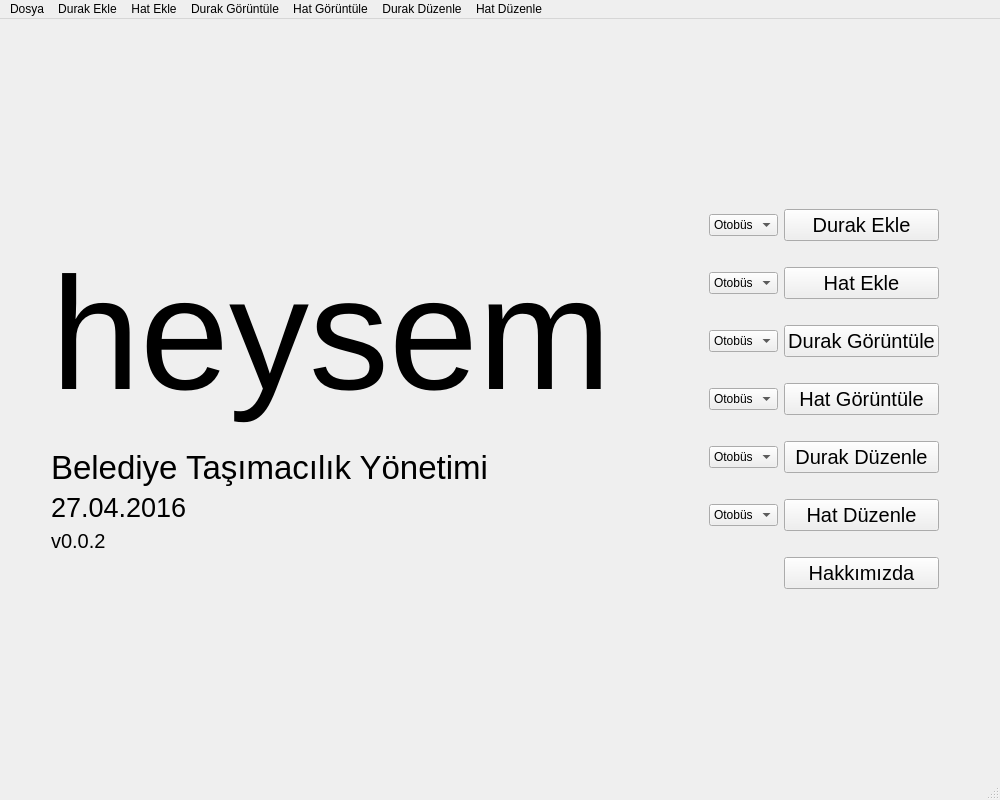
<?xml version="1.0" encoding="UTF-8"?>
<ui version="4.0">
 <class>MainWindow</class>
 <widget class="QMainWindow" name="MainWindow">
  <property name="geometry">
   <rect>
    <x>0</x>
    <y>0</y>
    <width>1000</width>
    <height>800</height>
   </rect>
  </property>
  <property name="windowTitle">
   <string>Heysem - Belediye Tasimaciligi Yonetimi</string>
  </property>
  <property name="styleSheet">
   <string notr="true"/>
  </property>
  <property name="locale">
   <locale language="Turkish" country="Turkey"/>
  </property>
  <widget class="QWidget" name="centralWidget">
   <layout class="QGridLayout" name="gridLayout_3">
    <item row="0" column="0">
     <layout class="QGridLayout" name="gridLayout">
      <item row="3" column="1">
       <widget class="QLabel" name="label_2">
        <property name="font">
         <font>
          <family>Helvetica Neue</family>
          <pointsize>25</pointsize>
         </font>
        </property>
        <property name="text">
         <string>Belediye Taşımacılık Yönetimi</string>
        </property>
       </widget>
      </item>
      <item row="0" column="1">
       <spacer name="verticalSpacer_2">
        <property name="orientation">
         <enum>Qt::Vertical</enum>
        </property>
        <property name="sizeHint" stdset="0">
         <size>
          <width>20</width>
          <height>40</height>
         </size>
        </property>
       </spacer>
      </item>
      <item row="1" column="2">
       <spacer name="horizontalSpacer_4">
        <property name="orientation">
         <enum>Qt::Horizontal</enum>
        </property>
        <property name="sizeHint" stdset="0">
         <size>
          <width>40</width>
          <height>20</height>
         </size>
        </property>
       </spacer>
      </item>
      <item row="2" column="1">
       <spacer name="horizontalSpacer_9">
        <property name="orientation">
         <enum>Qt::Horizontal</enum>
        </property>
        <property name="sizeHint" stdset="0">
         <size>
          <width>40</width>
          <height>20</height>
         </size>
        </property>
       </spacer>
      </item>
      <item row="5" column="1">
       <widget class="QLabel" name="label_4">
        <property name="font">
         <font>
          <family>Helvetica Neue</family>
          <pointsize>15</pointsize>
         </font>
        </property>
        <property name="text">
         <string>v0.0.2</string>
        </property>
       </widget>
      </item>
      <item row="1" column="0">
       <spacer name="horizontalSpacer_3">
        <property name="orientation">
         <enum>Qt::Horizontal</enum>
        </property>
        <property name="sizeHint" stdset="0">
         <size>
          <width>40</width>
          <height>20</height>
         </size>
        </property>
       </spacer>
      </item>
      <item row="1" column="1">
       <widget class="QLabel" name="label">
        <property name="font">
         <font>
          <family>Helvetica Neue</family>
          <pointsize>120</pointsize>
         </font>
        </property>
        <property name="text">
         <string>heysem</string>
        </property>
       </widget>
      </item>
      <item row="4" column="1">
       <widget class="QLabel" name="label_3">
        <property name="font">
         <font>
          <family>Helvetica Neue</family>
          <pointsize>20</pointsize>
         </font>
        </property>
        <property name="text">
         <string>27.04.2016</string>
        </property>
       </widget>
      </item>
      <item row="6" column="1">
       <spacer name="verticalSpacer">
        <property name="orientation">
         <enum>Qt::Vertical</enum>
        </property>
        <property name="sizeHint" stdset="0">
         <size>
          <width>20</width>
          <height>40</height>
         </size>
        </property>
       </spacer>
      </item>
     </layout>
    </item>
    <item row="0" column="1">
     <layout class="QGridLayout" name="gridLayout_2">
      <item row="5" column="1">
       <widget class="QComboBox" name="cmbDurakEkle">
        <item>
         <property name="text">
          <string>Otobüs</string>
         </property>
        </item>
        <item>
         <property name="text">
          <string>Metro</string>
         </property>
        </item>
        <item>
         <property name="text">
          <string>Vapur</string>
         </property>
        </item>
       </widget>
      </item>
      <item row="12" column="2">
       <spacer name="horizontalSpacer_8">
        <property name="orientation">
         <enum>Qt::Horizontal</enum>
        </property>
        <property name="sizeHint" stdset="0">
         <size>
          <width>40</width>
          <height>20</height>
         </size>
        </property>
       </spacer>
      </item>
      <item row="13" column="2">
       <widget class="QPushButton" name="btnDrkDzn">
        <property name="font">
         <font>
          <family>Helvetica Neue</family>
          <pointsize>15</pointsize>
         </font>
        </property>
        <property name="text">
         <string>Durak Düzenle</string>
        </property>
       </widget>
      </item>
      <item row="11" column="1">
       <widget class="QComboBox" name="cmbHatGor">
        <item>
         <property name="text">
          <string>Otobüs</string>
         </property>
        </item>
        <item>
         <property name="text">
          <string>Metro</string>
         </property>
        </item>
        <item>
         <property name="text">
          <string>Vapur</string>
         </property>
        </item>
       </widget>
      </item>
      <item row="9" column="1">
       <widget class="QComboBox" name="cmbDurakGor">
        <item>
         <property name="text">
          <string>Otobüs</string>
         </property>
        </item>
        <item>
         <property name="text">
          <string>Metro</string>
         </property>
        </item>
        <item>
         <property name="text">
          <string>Vapur</string>
         </property>
        </item>
       </widget>
      </item>
      <item row="4" column="2">
       <spacer name="verticalSpacer_3">
        <property name="orientation">
         <enum>Qt::Vertical</enum>
        </property>
        <property name="sizeHint" stdset="0">
         <size>
          <width>20</width>
          <height>40</height>
         </size>
        </property>
       </spacer>
      </item>
      <item row="17" column="2">
       <widget class="QPushButton" name="btnHak">
        <property name="font">
         <font>
          <family>Helvetica Neue</family>
          <pointsize>15</pointsize>
         </font>
        </property>
        <property name="text">
         <string>Hakkımızda</string>
        </property>
       </widget>
      </item>
      <item row="6" column="2">
       <spacer name="horizontalSpacer_5">
        <property name="orientation">
         <enum>Qt::Horizontal</enum>
        </property>
        <property name="sizeHint" stdset="0">
         <size>
          <width>40</width>
          <height>20</height>
         </size>
        </property>
       </spacer>
      </item>
      <item row="5" column="2">
       <widget class="QPushButton" name="btnDrkEkle">
        <property name="enabled">
         <bool>true</bool>
        </property>
        <property name="font">
         <font>
          <family>Helvetica Neue</family>
          <pointsize>15</pointsize>
          <weight>50</weight>
          <bold>false</bold>
         </font>
        </property>
        <property name="text">
         <string>Durak Ekle</string>
        </property>
       </widget>
      </item>
      <item row="7" column="1">
       <widget class="QComboBox" name="cmbHatEkle">
        <item>
         <property name="text">
          <string>Otobüs</string>
         </property>
        </item>
        <item>
         <property name="text">
          <string>Metro</string>
         </property>
        </item>
        <item>
         <property name="text">
          <string>Vapur</string>
         </property>
        </item>
       </widget>
      </item>
      <item row="7" column="2">
       <widget class="QPushButton" name="btnHtEkle">
        <property name="font">
         <font>
          <family>Helvetica Neue</family>
          <pointsize>15</pointsize>
          <weight>50</weight>
          <bold>false</bold>
          <underline>false</underline>
          <strikeout>false</strikeout>
         </font>
        </property>
        <property name="text">
         <string>Hat Ekle</string>
        </property>
       </widget>
      </item>
      <item row="18" column="2">
       <spacer name="verticalSpacer_4">
        <property name="orientation">
         <enum>Qt::Vertical</enum>
        </property>
        <property name="sizeHint" stdset="0">
         <size>
          <width>20</width>
          <height>40</height>
         </size>
        </property>
       </spacer>
      </item>
      <item row="8" column="2">
       <spacer name="horizontalSpacer_6">
        <property name="orientation">
         <enum>Qt::Horizontal</enum>
        </property>
        <property name="sizeHint" stdset="0">
         <size>
          <width>40</width>
          <height>20</height>
         </size>
        </property>
       </spacer>
      </item>
      <item row="9" column="0">
       <spacer name="horizontalSpacer_2">
        <property name="orientation">
         <enum>Qt::Horizontal</enum>
        </property>
        <property name="sizeHint" stdset="0">
         <size>
          <width>40</width>
          <height>20</height>
         </size>
        </property>
       </spacer>
      </item>
      <item row="15" column="2">
       <widget class="QPushButton" name="btnHtDzn">
        <property name="font">
         <font>
          <family>Helvetica Neue</family>
          <pointsize>15</pointsize>
          <weight>50</weight>
          <bold>false</bold>
         </font>
        </property>
        <property name="text">
         <string>Hat Düzenle</string>
        </property>
       </widget>
      </item>
      <item row="11" column="2">
       <widget class="QPushButton" name="btnHtGrnt">
        <property name="font">
         <font>
          <family>Helvetica Neue</family>
          <pointsize>15</pointsize>
         </font>
        </property>
        <property name="text">
         <string>Hat Görüntüle</string>
        </property>
       </widget>
      </item>
      <item row="9" column="3">
       <spacer name="horizontalSpacer">
        <property name="orientation">
         <enum>Qt::Horizontal</enum>
        </property>
        <property name="sizeHint" stdset="0">
         <size>
          <width>40</width>
          <height>20</height>
         </size>
        </property>
       </spacer>
      </item>
      <item row="10" column="2">
       <spacer name="horizontalSpacer_7">
        <property name="orientation">
         <enum>Qt::Horizontal</enum>
        </property>
        <property name="sizeHint" stdset="0">
         <size>
          <width>40</width>
          <height>20</height>
         </size>
        </property>
       </spacer>
      </item>
      <item row="16" column="2">
       <spacer name="horizontalSpacer_10">
        <property name="orientation">
         <enum>Qt::Horizontal</enum>
        </property>
        <property name="sizeHint" stdset="0">
         <size>
          <width>40</width>
          <height>20</height>
         </size>
        </property>
       </spacer>
      </item>
      <item row="9" column="2">
       <widget class="QPushButton" name="btnDrkGrnt">
        <property name="enabled">
         <bool>true</bool>
        </property>
        <property name="sizePolicy">
         <sizepolicy hsizetype="Minimum" vsizetype="Fixed">
          <horstretch>0</horstretch>
          <verstretch>0</verstretch>
         </sizepolicy>
        </property>
        <property name="font">
         <font>
          <family>Helvetica Neue</family>
          <pointsize>15</pointsize>
         </font>
        </property>
        <property name="text">
         <string>Durak Görüntüle</string>
        </property>
       </widget>
      </item>
      <item row="14" column="2">
       <spacer name="horizontalSpacer_11">
        <property name="orientation">
         <enum>Qt::Horizontal</enum>
        </property>
        <property name="sizeHint" stdset="0">
         <size>
          <width>40</width>
          <height>20</height>
         </size>
        </property>
       </spacer>
      </item>
      <item row="13" column="1">
       <widget class="QComboBox" name="cmbDurakDuz">
        <item>
         <property name="text">
          <string>Otobüs</string>
         </property>
        </item>
        <item>
         <property name="text">
          <string>Metro</string>
         </property>
        </item>
        <item>
         <property name="text">
          <string>Vapur</string>
         </property>
        </item>
       </widget>
      </item>
      <item row="15" column="1">
       <widget class="QComboBox" name="cmbHatDuz">
        <item>
         <property name="text">
          <string>Otobüs</string>
         </property>
        </item>
        <item>
         <property name="text">
          <string>Metro</string>
         </property>
        </item>
        <item>
         <property name="text">
          <string>Vapur</string>
         </property>
        </item>
       </widget>
      </item>
     </layout>
    </item>
   </layout>
  </widget>
  <widget class="QMenuBar" name="menuBar">
   <property name="geometry">
    <rect>
     <x>0</x>
     <y>0</y>
     <width>1000</width>
     <height>22</height>
    </rect>
   </property>
   <widget class="QMenu" name="menuDurak_Ekle">
    <property name="title">
     <string>Durak Ekle</string>
    </property>
    <addaction name="actionOtobus_Duragi_Ekle"/>
    <addaction name="actionMetro_Duragi_Ekle"/>
    <addaction name="actionVapur_Duragi_Ekle"/>
   </widget>
   <widget class="QMenu" name="menuDosya">
    <property name="title">
     <string>Dosya</string>
    </property>
    <addaction name="actionCikis"/>
   </widget>
   <widget class="QMenu" name="menuHat_Ekle">
    <property name="title">
     <string>Hat Ekle</string>
    </property>
    <addaction name="actionOtobus_Hatti_Ekle"/>
    <addaction name="actionMetro_Hatti_Ekle"/>
    <addaction name="actionVapur_Hatti_Ekle"/>
   </widget>
   <widget class="QMenu" name="menuDurak_G_r_nt_le">
    <property name="title">
     <string>Durak Görüntüle</string>
    </property>
    <addaction name="actionOtob_s_Dura_G_r_nt_le"/>
    <addaction name="actionMetro_Dura_G_r_nt_le"/>
    <addaction name="actionVapur_Dura_G_r_nt_le"/>
   </widget>
   <widget class="QMenu" name="menuHat_G_r_nt_le">
    <property name="title">
     <string>Hat Görüntüle</string>
    </property>
    <addaction name="actionOtob_s_Hatt_G_r_nt_le"/>
    <addaction name="actionMetro_Hatt_G_r_nt_le"/>
    <addaction name="actionVapur_Hatt_G_r_nt_le"/>
   </widget>
   <widget class="QMenu" name="menuDurak_D_zenle">
    <property name="title">
     <string>Durak Düzenle</string>
    </property>
    <addaction name="actionOtob_s_Dura_D_zenle"/>
    <addaction name="actionMetro_Dura_D_zenle"/>
    <addaction name="actionVapur_Dura_D_zenle"/>
   </widget>
   <widget class="QMenu" name="menuHat_D_zenle">
    <property name="title">
     <string>Hat Düzenle</string>
    </property>
    <addaction name="actionOtob_s_Hatt_D_zenle"/>
    <addaction name="actionMetro_Hatt_D_zenle"/>
    <addaction name="actionVapur_Hatt_D_zenle"/>
   </widget>
   <addaction name="menuDosya"/>
   <addaction name="menuDurak_Ekle"/>
   <addaction name="menuHat_Ekle"/>
   <addaction name="menuDurak_G_r_nt_le"/>
   <addaction name="menuHat_G_r_nt_le"/>
   <addaction name="menuDurak_D_zenle"/>
   <addaction name="menuHat_D_zenle"/>
  </widget>
  <widget class="QStatusBar" name="statusBar"/>
  <action name="actionOtobus_Duragi_Ekle">
   <property name="text">
    <string>Otobüs Durağı Ekle</string>
   </property>
  </action>
  <action name="actionMetro_Duragi_Ekle">
   <property name="text">
    <string>Metro Durağı Ekle</string>
   </property>
  </action>
  <action name="actionVapur_Duragi_Ekle">
   <property name="text">
    <string>Vapur Durağı Ekle</string>
   </property>
  </action>
  <action name="actionOtobus_Hatti_Ekle">
   <property name="text">
    <string>Otobüs Hattı Ekle</string>
   </property>
  </action>
  <action name="actionMetro_Hatti_Ekle">
   <property name="text">
    <string>Metro Hattı Ekle</string>
   </property>
  </action>
  <action name="actionVapur_Hatti_Ekle">
   <property name="text">
    <string>Vapur Hattı Ekle</string>
   </property>
  </action>
  <action name="actionCikis">
   <property name="text">
    <string>Cikis</string>
   </property>
  </action>
  <action name="actionMetro_Dura_G_r_nt_le">
   <property name="text">
    <string>Metro Durağı Görüntüle</string>
   </property>
  </action>
  <action name="actionVapur_Dura_G_r_nt_le">
   <property name="text">
    <string>Vapur Durağı Görüntüle</string>
   </property>
  </action>
  <action name="actionOtob_s_Hatt_G_r_nt_le">
   <property name="text">
    <string>Otobüs Hattı Görüntüle</string>
   </property>
  </action>
  <action name="actionMetro_Hatt_G_r_nt_le">
   <property name="text">
    <string>Metro Hattı Görüntüle</string>
   </property>
  </action>
  <action name="actionVapur_Hatt_G_r_nt_le">
   <property name="text">
    <string>Vapur Hattı Görüntüle</string>
   </property>
  </action>
  <action name="actionMetro_Dura_D_zenle">
   <property name="text">
    <string>Metro Durağı Düzenle</string>
   </property>
  </action>
  <action name="actionVapur_Dura_D_zenle">
   <property name="text">
    <string>Vapur Durağı Düzenle</string>
   </property>
  </action>
  <action name="actionOtob_s_Hatt_D_zenle">
   <property name="text">
    <string>Otobüs Hattı Düzenle</string>
   </property>
  </action>
  <action name="actionMetro_Hatt_D_zenle">
   <property name="text">
    <string>Metro Hattı Düzenle</string>
   </property>
  </action>
  <action name="actionVapur_Hatt_D_zenle">
   <property name="text">
    <string>Vapur Hattı Düzenle</string>
   </property>
  </action>
  <action name="actionOtob_s_Dura_D_zenle">
   <property name="text">
    <string>Otobüs Durağı Düzenle</string>
   </property>
  </action>
  <action name="actionOtob_s_Dura_G_r_nt_le">
   <property name="text">
    <string>Otobüs Durağı Görüntüle</string>
   </property>
  </action>
 </widget>
 <layoutdefault spacing="6" margin="11"/>
 <tabstops>
  <tabstop>cmbDurakEkle</tabstop>
  <tabstop>btnDrkEkle</tabstop>
  <tabstop>cmbHatEkle</tabstop>
  <tabstop>btnHtEkle</tabstop>
  <tabstop>cmbDurakGor</tabstop>
  <tabstop>btnDrkGrnt</tabstop>
  <tabstop>cmbHatGor</tabstop>
  <tabstop>btnHtGrnt</tabstop>
 </tabstops>
 <resources/>
 <connections/>
</ui>
